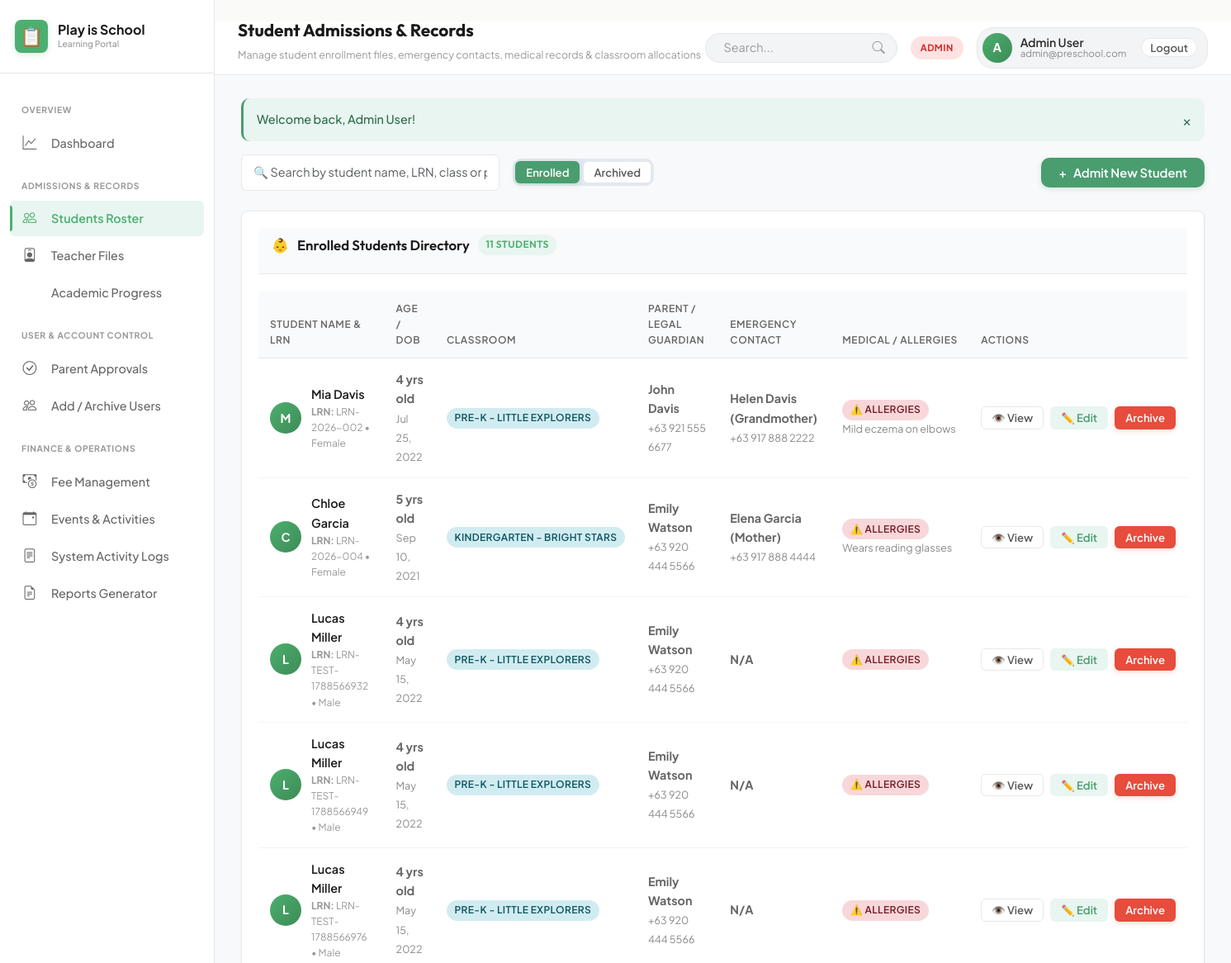
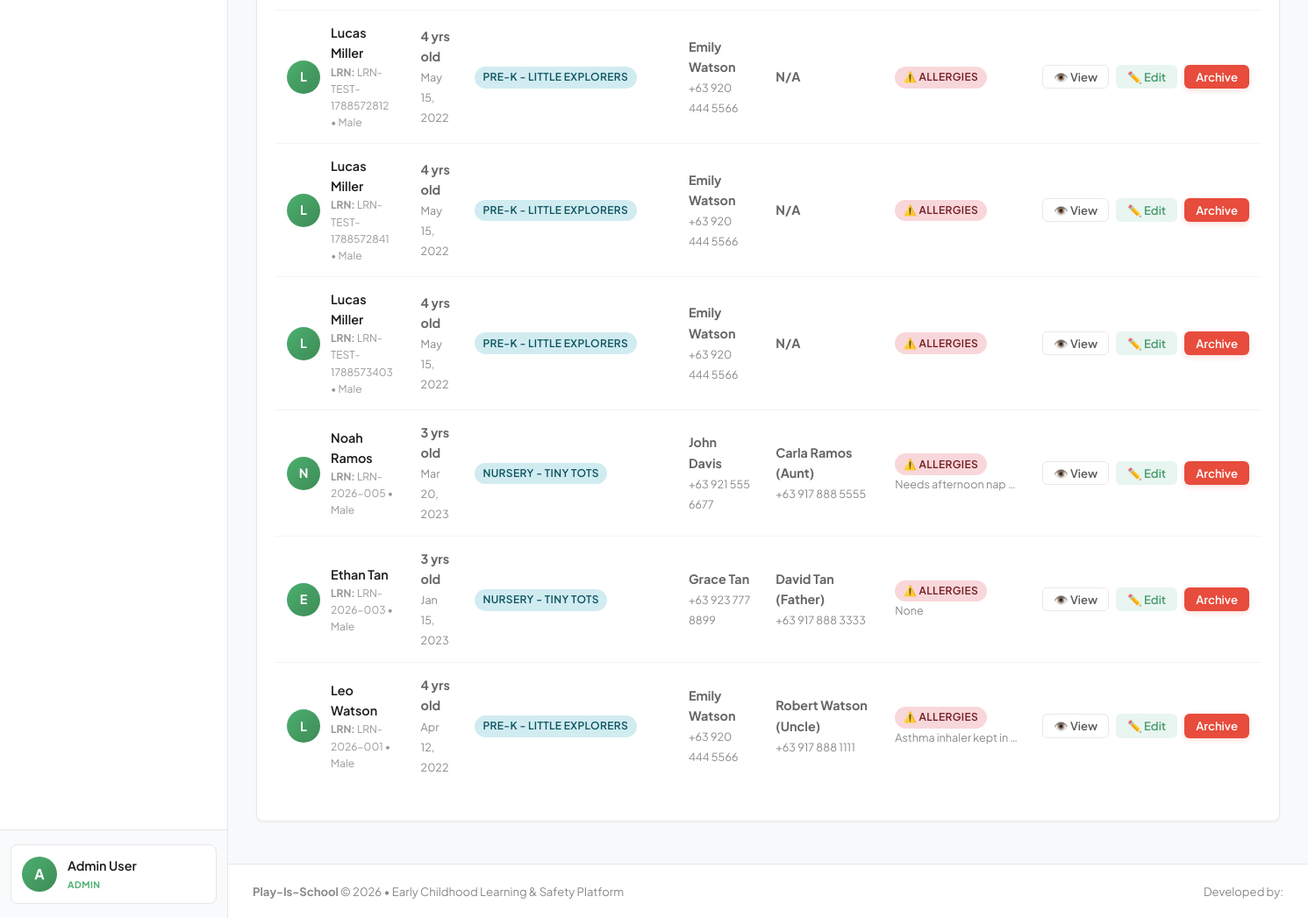
The app's page /admin/students.php (signed in) with its own data (2 pictures, top to bottom).
### tables this page shows
CREATE TABLE students (
            id INTEGER PRIMARY KEY AUTOINCREMENT,
            first_name TEXT NOT NULL,
            last_name TEXT NOT NULL,
            lrn TEXT UNIQUE,
            dob DATE NOT NULL,
            gender TEXT CHECK(gender IN ('Male', 'Female')),
            blood_type TEXT,
            classroom_id INTEGER,
            parent_id INTEGER,
            address TEXT,
            emergency_contact_name TEXT,
            emergency_contact_phone TEXT,
            allergies TEXT,
            medical_notes TEXT,
            enrollment_status TEXT DEFAULT 'enrolled' CHECK(enrollment_status IN ('enrolled', 'archived', 'withdrawn')),
            admission_date DATE,
            avatar TEXT,
            FOREIGN KEY (classroom_id) REFERENCES classrooms(id) ON DELETE SET NULL,
            FOREIGN KEY (parent_id) REFERENCES users(id) ON DELETE SET NULL
        );

CREATE TABLE classrooms (
            id INTEGER PRIMARY KEY AUTOINCREMENT,
            name TEXT NOT NULL,
            room_number TEXT,
            capacity INTEGER DEFAULT 20,
            teacher_id INTEGER,
            FOREIGN KEY (teacher_id) REFERENCES users(id) ON DELETE SET NULL
        );

CREATE TABLE users (
            id INTEGER PRIMARY KEY AUTOINCREMENT,
            name TEXT NOT NULL,
            email TEXT UNIQUE NOT NULL,
            password TEXT NOT NULL,
            role TEXT NOT NULL CHECK(role IN ('admin', 'teacher', 'parent')),
            phone TEXT,
            status TEXT NOT NULL DEFAULT 'active' CHECK(status IN ('active', 'pending_approval', 'archived', 'rejected')),
            avatar TEXT,
            created_at DATETIME DEFAULT CURRENT_TIMESTAMP,
            updated_at DATETIME DEFAULT CURRENT_TIMESTAMP
        );

### config/config.php (called while the page is built, shortened)
<?php
function formatDate($date, $format = 'M d, Y') {
    return date($format, strtotime($date));
}

### admin/students.php (the view, shortened to what this page needs)
<?php
$db = getDB();
$statusFilter = $_GET['status'] ?? 'enrolled';
$stmt = $db->prepare("
    SELECT s.*, c.name as class_name, u.name as parent_name, u.phone as parent_phone
    FROM students s
    LEFT JOIN classrooms c ON s.classroom_id = c.id
    LEFT JOIN users u ON s.parent_id = u.id
    WHERE s.enrollment_status = ?
    ORDER BY s.last_name ASC, s.first_name ASC
");
$stmt->execute([$statusFilter]);
$studentsList = $stmt->fetchAll();
require_once dirname(__DIR__) . '/includes/header.php';
?>
<div class="d-flex justify-between align-center" style="margin-bottom: 24px; flex-wrap: wrap; gap: 14px;">
    <div class="d-flex gap-3 align-center" style="flex: 1; max-width: 500px;">
        <input type="text" class="form-control" data-table-search="studentsTable" placeholder="🔍 Search by student name, LRN, class or parent...">
        <div class="d-flex gap-1" style="background: #E2E8F0; padding: 3px; border-radius: var(--radius-md);">
            <a href="students.php?status=enrolled" class="btn btn-sm <?= $statusFilter === 'enrolled' ? 'btn-primary' : 'btn-secondary' ?>">Enrolled</a>
            <a href="students.php?status=archived" class="btn btn-sm <?= $statusFilter === 'archived' ? 'btn-primary' : 'btn-secondary' ?>">Archived</a>
        </div>
    </div>
    <button class="btn btn-primary" onclick="openStudentModal()">
        <span>+</span> Admit New Student
    </button>
</div>
<div class="card">
    <div class="card-header">
        <h3 class="card-title">
            <span>👶</span> <?= $statusFilter === 'archived' ? 'Archived Student Records' : 'Enrolled Students Directory' ?>
            <span class="badge badge-primary"><?= count($studentsList) ?> Students</span>
        </h3>
    </div>
    <div class="table-responsive">
        <table class="table" id="studentsTable">
            <thead>
                <tr>
                    <th>Student Name & LRN</th>
                    <th>Age / DOB</th>
                    <th>Classroom</th>
                    <th>Parent / Legal Guardian</th>
                    <th>Emergency Contact</th>
                    <th>Medical / Allergies</th>
                    <th>Actions</th>
                </tr>
            </thead>
            <tbody>
                <?php if (empty($studentsList)): ?>
                    <tr>
                        <td colspan="7" style="text-align: center; padding: 32px; color: var(--text-muted);">
                            No <?= htmlspecialchars($statusFilter) ?> students found.
                        </td>
                    </tr>
                <?php else: ?>
                    <?php foreach ($studentsList as $s):
                        $age = date_diff(date_create($s['dob']), date_create('today'))->y;
                    ?>
                        <tr>
                            <td>
                                <div class="user-cell">
                                    <div class="user-cell-avatar">
                                        <?= strtoupper(substr($s['first_name'], 0, 1)) ?>
                                    </div>
                                    <div>
                                        <div class="user-cell-name"><?= htmlspecialchars($s['first_name'] . ' ' . $s['last_name']) ?></div>
                                        <div class="user-cell-sub">
                                            <strong>LRN:</strong> <?= htmlspecialchars($s['lrn'] ?? 'None') ?> &bull;
                                            <?= htmlspecialchars($s['gender']) ?>
                                        </div>
                                    </div>
                                </div>
                            </td>
                            <td>
                                <strong><?= $age ?> yrs old</strong><br>
                                <small style="color: var(--text-muted);"><?= formatDate($s['dob']) ?></small>
                            </td>
                            <td>
                                <span class="badge badge-info"><?= htmlspecialchars($s['class_name'] ?? 'Unassigned') ?></span>
                            </td>
                            <td>
                                <?php if ($s['parent_name']): ?>
                                    <strong><?= htmlspecialchars($s['parent_name']) ?></strong><br>
                                    <small style="color: var(--text-muted);"><?= htmlspecialchars($s['parent_phone'] ?? '') ?></small>
                                <?php else: ?>
                                    <span style="color: var(--text-muted); font-style: italic;">No linked parent</span>
                                <?php endif; ?>
                            </td>
                            <td>
                                <strong><?= htmlspecialchars($s['emergency_contact_name'] ?? 'N/A') ?></strong><br>
                                <small style="color: var(--text-muted);"><?= htmlspecialchars($s['emergency_contact_phone'] ?? '') ?></small>
                            </td>
                            <td>
                                <?php if ($s['allergies']): ?>
                                    <span class="badge badge-danger" title="<?= htmlspecialchars($s['allergies']) ?>">⚠️ Allergies</span>
                                <?php else: ?>
                                    <span class="badge badge-success">Clear</span>
                                <?php endif; ?>
                                <?php if ($s['medical_notes']): ?>
                                    <small style="display:block; color:var(--text-muted); max-width: 140px; overflow:hidden; text-overflow:ellipsis; white-space:nowrap;"><?= htmlspecialchars($s['medical_notes']) ?></small>
                                <?php endif; ?>
                            </td>
                            <td>
                                <div class="d-flex gap-2">
                                    <button class="btn btn-secondary btn-sm" onclick='viewStudentDetails(<?= json_encode($s) ?>)' title="View Full File">
                                        👁️ View
                                    </button>
                                    <button class="btn btn-subtle btn-sm" onclick='editStudent(<?= json_encode($s) ?>)' title="Edit File">
                                        ✏️ Edit
                                    </button>
                                    <?php if ($s['enrollment_status'] === 'enrolled'): ?>
                                        <form method="POST" action="students.php" onsubmit="return confirm('Archive this student record?');" style="display:inline;">
                                            <button type="submit" class="btn btn-danger btn-sm" title="Archive">Archive</button>
                                        </form>
                                    <?php endif; ?>
                                </div>
                            </td>
                        </tr>
                    <?php endforeach; ?>
                <?php endif; ?>
            </tbody>
        </table>
    </div>
</div>
<?php require_once dirname(__DIR__) . '/includes/footer.php'; ?>

### assets/css/style.css (style rules this page uses)
:root { --primary: #4A9D6F; --primary-light: #E8F5F0; --primary-hover: #2D6B4A; --primary-glow: rgba(74, 157, 111, 0.15); --accent: #E74C3C; --accent-light: #FDEEF0; --accent-hover: #C0392B; --secondary: #F4C430; --secondary-light: #FEF9E7; --secondary-hover: #D4A327; --sky: #5DADE2; --sky-light: #EAF2F8; --mint: #4A9D6F; --mint-light: #E8F5F0; --mint-dark: #2D6B4A; --rose: #E74C3C; --rose-light: #FDEEF0; --rose-dark: #A93226; --bg-main: #FAFAF8; --bg-card: #FFFFFF; --bg-card-subtle: #F5F3F1; --text-primary: #2C2C2C; --text-secondary: #5A5A5A; --text-muted: #898989; --border-color: #E8E8E8; --border-subtle: #F0F0F0; --grad-primary: linear-gradient(135deg, #4A9D6F 0%, #2D6B4A 100%); --grad-accent: linear-gradient(135deg, #E74C3C 0%, #C0392B 100%); --grad-secondary: linear-gradient(135deg, #F4C430 0%, #D4A327 100%); --grad-mint: linear-gradient(135deg, #4A9D6F 0%, #3D8760 100%); --grad-rose: linear-gradient(135deg, #E74C3C 0%, #C0392B 100%); --grad-hero: linear-gradient(135deg, #2D6B4A 0%, #4A9D6F 50%, #68B189 100%); --shadow-sm: 0 1px 2px 0 rgba(0, 0, 0, 0.03); --shadow-md: 0 2px 4px rgba(0, 0, 0, 0.05); --shadow-lg: 0 4px 8px rgba(0, 0, 0, 0.08); --shadow-xl: 0 8px 16px rgba(0, 0, 0, 0.1); --shadow-hover: 0 8px 16px rgba(74, 157, 111, 0.12); --radius-sm: 6px; --radius-md: 10px; --radius-lg: 14px; --radius-xl: 20px; --radius-full: 9999px; --trans-fast: 0.15s ease; --trans-normal: 0.25s ease; --trans-bounce: 0.3s ease; }
*, *::before, *::after { box-sizing: border-box; margin: 0; padding: 0; }
body { font-family: 'Plus Jakarta Sans', -apple-system, BlinkMacSystemFont, 'Segoe UI', Roboto, sans-serif; background-color: var(--bg-main); color: var(--text-primary); line-height: 1.6; -webkit-font-smoothing: antialiased; -moz-osx-font-smoothing: grayscale; min-height: 100vh; }
h1, h2, h3, h4, h5, h6 { font-family: 'Outfit', sans-serif; color: var(--text-primary); font-weight: 700; line-height: 1.25; }
a { color: var(--primary); text-decoration: none; transition: color var(--trans-fast); }
.btn { display: inline-flex; align-items: center; justify-content: center; gap: 8px; font-family: 'Plus Jakarta Sans', sans-serif; font-size: 0.92rem; font-weight: 600; padding: 10px 20px; border-radius: var(--radius-md); border: 1px solid transparent; cursor: pointer; transition: all var(--trans-fast); text-decoration: none; line-height: 1; white-space: nowrap; }
.btn-primary { background: var(--primary); color: #FFFFFF !important; box-shadow: 0 2px 6px rgba(74, 157, 111, 0.2); }
.btn-danger { background: var(--accent); color: #FFFFFF !important; box-shadow: 0 2px 6px rgba(231, 76, 60, 0.2); }
.btn-secondary { background: var(--bg-card); border-color: var(--border-color); color: var(--text-secondary) !important; }
.btn-subtle { background: #E8F5F0; color: var(--primary) !important; }
.btn-sm { padding: 6px 12px; font-size: 0.82rem; border-radius: var(--radius-sm); }
.badge { display: inline-flex; align-items: center; gap: 5px; font-size: 0.74rem; font-weight: 600; text-transform: uppercase; letter-spacing: 0.03em; padding: 4px 10px; border-radius: var(--radius-full); line-height: 1; }
.badge-danger { background: #FDEEF0; color: var(--accent); }
.badge-info { background: var(--sky-light); color: var(--sky); }
.badge-primary { background: #E8F5F0; color: var(--primary); }
.form-control, .form-select, textarea.form-control { width: 100%; padding: 10px 12px; font-family: inherit; font-size: 0.92rem; border: 1px solid var(--border-color); border-radius: var(--radius-md); background-color: var(--bg-card); color: var(--text-primary); transition: all var(--trans-fast); }
.d-flex { display: flex; }
.align-center { align-items: center; }
.justify-between { justify-content: space-between; }
.gap-2 { gap: 8px; }
.gap-3 { gap: 12px; }

### records on screen
students: first_name "M", first_name+last_name "Mia Davis", lrn "LRN-2026-002", gender "Female", dob "4", dob "Jul 25, 2022", classroom.name "PRE-K - LITTLE EXPLORERS", parent.name "John Davis", parent.phone "+63 921 555 6677", emergency_contact_name "Helen Davis (Grandmother)", emergency_contact_phone "+63 917 888 2222", medical_notes "Mild eczema on elbows"
students: first_name "C", first_name+last_name "Chloe Garcia", lrn "LRN-2026-004", gender "Female", dob "5", dob "Sep 10, 2021", classroom.name "KINDERGARTEN - BRIGHT STARS", parent.name "Emily Watson", parent.phone "+63 920 444 5566", emergency_contact_name "Elena Garcia (Mother)", emergency_contact_phone "+63 917 888 4444", medical_notes "Wears reading glasses"
students: first_name "L", first_name+last_name "Lucas Miller", lrn "LRN-TEST-1788566932", gender "Male", dob "4", dob "May 15, 2022", classroom.name "PRE-K - LITTLE EXPLORERS", parent.name "Emily Watson", parent.phone "+63 920 444 5566", emergency_contact_name "N/A"
students: first_name "L", first_name+last_name "Lucas Miller", lrn "LRN-TEST-1788566949", gender "Male", dob "4", dob "May 15, 2022", classroom.name "PRE-K - LITTLE EXPLORERS", parent.name "Emily Watson", parent.phone "+63 920 444 5566", emergency_contact_name "N/A"
students: first_name "L", first_name+last_name "Lucas Miller", lrn "LRN-TEST-1788566976", gender "Male", dob "4", dob "May 15, 2022", classroom.name "PRE-K - LITTLE EXPLORERS", parent.name "Emily Watson", parent.phone "+63 920 444 5566", emergency_contact_name "N/A"
students: first_name "L", first_name+last_name "Lucas Miller", lrn "LRN-TEST-1788572812", gender "Male", dob "4", dob "May 15, 2022", classroom.name "PRE-K - LITTLE EXPLORERS", parent.name "Emily Watson", parent.phone "+63 920 444 5566", emergency_contact_name "N/A"
students: first_name "L", first_name+last_name "Lucas Miller", lrn "LRN-TEST-1788572841", gender "Male", dob "4", dob "May 15, 2022", classroom.name "PRE-K - LITTLE EXPLORERS", parent.name "Emily Watson", parent.phone "+63 920 444 5566", emergency_contact_name "N/A"
students: first_name "L", first_name+last_name "Lucas Miller", lrn "LRN-TEST-1788573403", gender "Male", dob "4", dob "May 15, 2022", classroom.name "PRE-K - LITTLE EXPLORERS", parent.name "Emily Watson", parent.phone "+63 920 444 5566", emergency_contact_name "N/A"
students: first_name "N", first_name+last_name "Noah Ramos", lrn "LRN-2026-005", gender "Male", dob "3", dob "Mar 20, 2023", classroom.name "NURSERY - TINY TOTS", parent.name "John Davis", parent.phone "+63 921 555 6677", emergency_contact_name "Carla Ramos (Aunt)", emergency_contact_phone "+63 917 888 5555", medical_notes "Needs afternoon nap…"
students: first_name "E", first_name+last_name "Ethan Tan", lrn "LRN-2026-003", gender "Male", dob "3", dob "Jan 15, 2023", classroom.name "NURSERY - TINY TOTS", parent.name "Grace Tan", parent.phone "+63 923 777 8899", emergency_contact_name "David Tan (Father)", emergency_contact_phone "+63 917 888 3333", medical_notes "None"
students: first_name "L", first_name+last_name "Leo Watson", lrn "LRN-2026-001", gender "Male", dob "4", dob "Apr 12, 2022", classroom.name "PRE-K - LITTLE EXPLORERS", parent.name "Emily Watson", parent.phone "+63 920 444 5566", emergency_contact_name "Robert Watson (Uncle)", emergency_contact_phone "+63 917 888 1111", medical_notes "Asthma inhaler kept in…"

### other values on screen
substr($user['name'] ?? 'U', 0, 1) "A"
$user['name'] "Admin User"
$role "ADMIN"
$pageTitle "Student Admissions & Records"
$pageSubtitle "Manage student enrollment files, emergency contacts, medical records & classroom allocations"
$user['email'] "admin@preschool.com"
$flash['message'] "Welcome back, Admin User!"
count($studentsList) "11"
APP_NAME "Play-Is-School"
